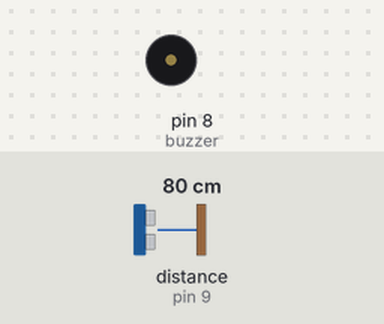
Recording of a sketch running on a simulated Arduino Uno, built with avr-gcc and run on an emulated ATmega328P. On the bench: buzzer (waves = sounding). Wiring (inferred from the names in the program): ultrasonic range finder: trigger pin 10; echo pin 9. Inputs (shaded band) come from the test bench; at power-on: distance to the obstacle (sensor on pin 9) 80 cm. The echo pulse lasts 58.3 µs per cm.

Above: at 1.2 s.
1.3 s: distance to the obstacle (sensor on pin 9) set to 56 cm
2.8 s: distance to the obstacle (sensor on pin 9) set to 45 cm
At 3.02 s:
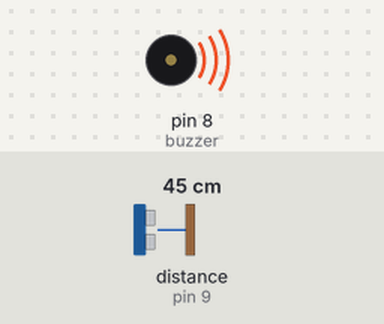
5.8 s: distance to the obstacle (sensor on pin 9) set to 60 cm
At 6.4 s:
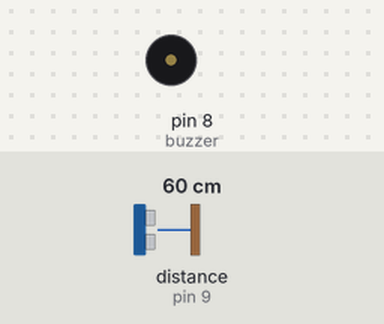
7.3 s: distance to the obstacle (sensor on pin 9) set to 35 cm
At 7.47 s:
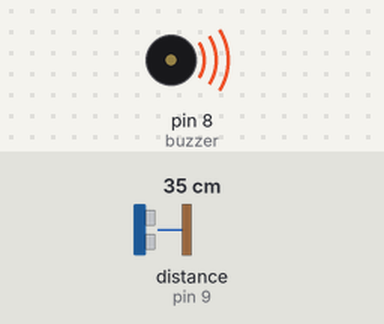
Timing chart, 0 to 11.3 s (numbered marks = the images above; inputs shaded):
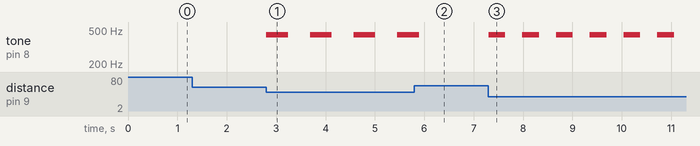

Measured:
- the behaviour switches between 51 and 50 cm on distance to the obstacle (sensor on pin 9) (found by bisection; images 0 and 1)
- after the input at 1.3 s, every drawn part: stays the same
- after the input at 2.8 s, tone on pin 8 (buzzer): alternates 440 Hz for 0.44 s and silent for 0.44 s, starting at once
- after the input at 5.8 s, tone on pin 8 (buzzer): goes on until 5.9 s, then stays silent
- after the input at 7.3 s, tone on pin 8 (buzzer): alternates 440 Hz for 0.34 s and silent for 0.34 s, starting at once

The sketch:

parking.ino
```cpp
#define echopin 9
#define trigpin 10
#define buzzer 8
long duration;
int distance;
void setup() {
  pinMode(echopin, INPUT);
  pinMode(trigpin, OUTPUT);
  pinMode(buzzer, OUTPUT);
}

void loop(){
  //reset trigpin
  digitalWrite(trigpin,LOW);
  delayMicroseconds(2);

  //launch trigpin for 20 ms
  digitalWrite(trigpin,HIGH);
  delayMicroseconds(20);
  digitalWrite(trigpin,LOW);

  //get the amount of time echopin was on "HIGH" state
  duration = pulseIn(echopin,HIGH);
  // distance = duration x speed of sound / 2
  distance = duration * 0.034 / 2;

  if(distance < 50){
    tone(buzzer,440);
    delay(distance*10);
    noTone(buzzer);
    delay(distance*10);
  }
}
```
